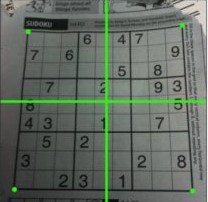
#> input picture src/Image Operation/perspective.jpg, 208 x 202 px
$ jupyter execute 'Image Shaping.ipynb'
#> lines starting #> are read from the running program, lines starting #| are printed output that depends on the picture
[cell 1]
import cv2
import numpy as np

# Scaling
Scaling is just resizing of the image. OpenCV comes with a function cv.resize() for this purpose. The size of the image can be specified manually, or you can specify the scaling factor. Different interpolation methods are used. Preferable interpolation methods are cv.INTER_AREA for shrinking and cv.INTER_CUBIC (slow) & cv.INTER_LINEAR for zooming. By default, interpolation method used is cv.INTER_LINEAR for all resizing purposes. You can resize an input image either of following methods:

[cell 2]
img = cv2.imread('perspective.jpg')
#> img is the input picture: shape (202, 208, 3); mean B, G, R 96.9, 106.9, 97.5
res = cv2.resize(img,None,fx=2, fy=2, interpolation = cv2.INTER_CUBIC)
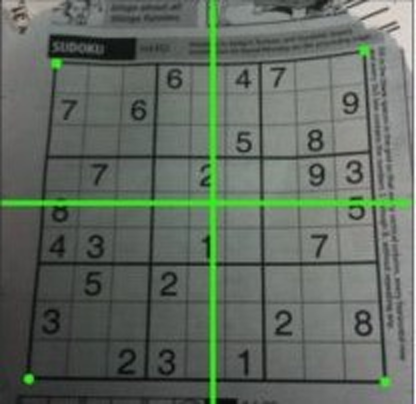
#> res: shape (404, 416, 3); mean B, G, R 96.9, 106.9, 97.4
#OR
height, width = img.shape[:2]
#> height = 202; width = 208
res = cv2.resize(img,(width, 50), interpolation = cv2.INTER_CUBIC)
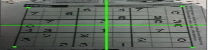
#> res: shape (50, 208, 3); mean B, G, R 96.5, 106.1, 97

cv2.imshow('img',res)
cv2.waitKey(0)
cv2.destroyAllWindows()

# Translation
Translation is the shifting of object's location. If you know the shift in (x,y) direction, let it be (tx,ty), you can create the transformation matrix M as follows:

$
M =  \begin{bmatrix}
    1 & 0 & t_x  \\
    0 & 1 & t_y
  \end{bmatrix}
$

You can take make it into a Numpy array of type np.float32 and pass it into cv.warpAffine() function. See below example for a shift of (100,50):

[cell 3]
img = cv2.imread('perspective.jpg',0)
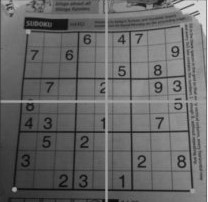
#> img: shape (202, 208); min 9, max 242, mean 102.9
rows,cols = img.shape
#> rows = 202; cols = 208

M = np.float32([[1,0,100],[0,1,50]])
dst = cv2.warpAffine(img,M,(cols,rows))
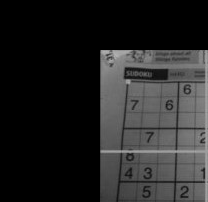
#> dst: shape (202, 208); min 0, max 179, mean 36.7

cv2.imshow('img',dst)
cv2.waitKey(0)
cv2.destroyAllWindows()

# Rotation
Rotation of an image for an angle $\theta$ is achieved by the transformation matrix of the form.

To find this transformation matrix, OpenCV provides a function, cv.getRotationMatrix2D. Check below example which rotates the image by 90 degree with respect to center without any scaling.

[cell 4]
img = cv2.imread('perspective.jpg',0)
rows,cols = img.shape
# cols-1 and rows-1 are the coordinate limits.
M = cv2.getRotationMatrix2D(((cols-1)/2.0,(rows-1)/2.0),24,1)
dst = cv2.warpAffine(img,M,(cols,rows))
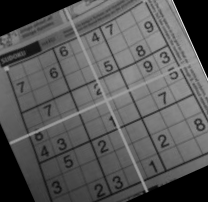
#> dst: shape (202, 208); min 0, max 236, mean 87.7

cv2.imshow('img',dst)
cv2.waitKey(0)
cv2.destroyAllWindows()

# Affine Transformation
In affine transformation, all parallel lines in the original image will still be parallel in the output image. To find the transformation matrix, we need three points from input image and their corresponding locations in output image. Then cv.getAffineTransform will create a 2x3 matrix which is to be passed to cv.warpAffine.

[cell 5]
img = cv2.imread('perspective.jpg')
rows,cols,ch = img.shape
#> ch = 3
pts1 = np.float32([[50,50],[200,50],[50,200]])
pts2 = np.float32([[10,100],[200,50],[100,250]])
M = cv2.getAffineTransform(pts1,pts2)
dst = cv2.warpAffine(img,M,(cols,rows))
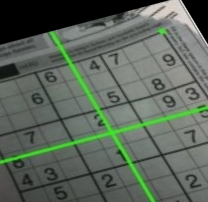
#> dst: shape (202, 208, 3); mean B, G, R 90, 101.4, 90.5


cv2.imshow('img',dst)
cv2.waitKey(0)
cv2.destroyAllWindows()

# Perspective Transformation
For perspective transformation, you need a 3x3 transformation matrix. Straight lines will remain straight even after the transformation. To find this transformation matrix, you need 4 points on the input image and corresponding points on the output image. Among these 4 points, 3 of them should not be collinear. Then transformation matrix can be found by the function cv.getPerspectiveTransform. Then apply cv.warpPerspective with this 3x3 transformation matrix.

[cell 6]
img = cv2.imread('perspective.jpg')
rows,cols,ch = img.shape

pts1 = np.float32([[28,30],[181,25],[13,190],[193,190]])
pts2 = np.float32([[0,0],[300,0],[0,300],[300,300]])

M = cv2.getPerspectiveTransform(pts1,pts2)
dst = cv2.warpPerspective(img,M,(300,300))
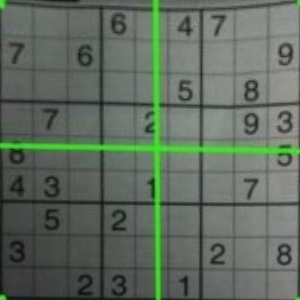
#> dst: shape (300, 300, 3); mean B, G, R 95.3, 107.6, 95.7

cv2.imshow('img',dst)
cv2.waitKey(0)
cv2.destroyAllWindows()

$ run again, with src/Image Operation/DSC_0480.JPG copied over src/Image Operation/perspective.jpg
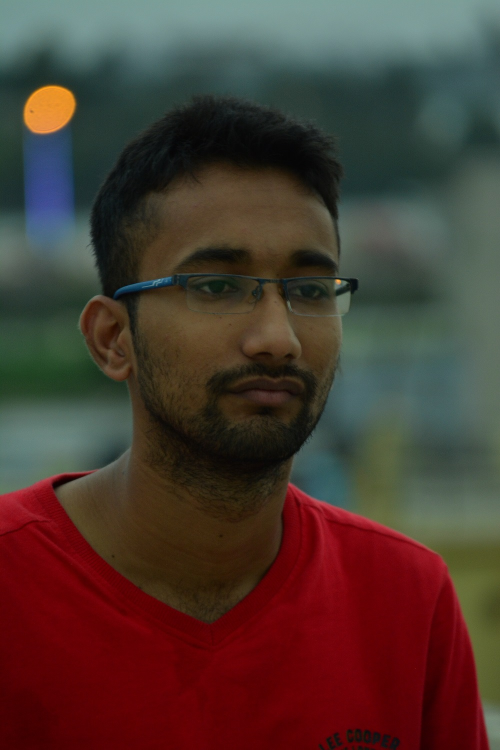
#> input picture src/Image Operation/DSC_0480.JPG, 1000 x 1500 px (shown at 1/2 size)
#> img is the input picture: shape (1500, 1000, 3); mean B, G, R 49.2, 56.9, 75.6
#> `img = cv2.imread('perspective.jpg',0)`:
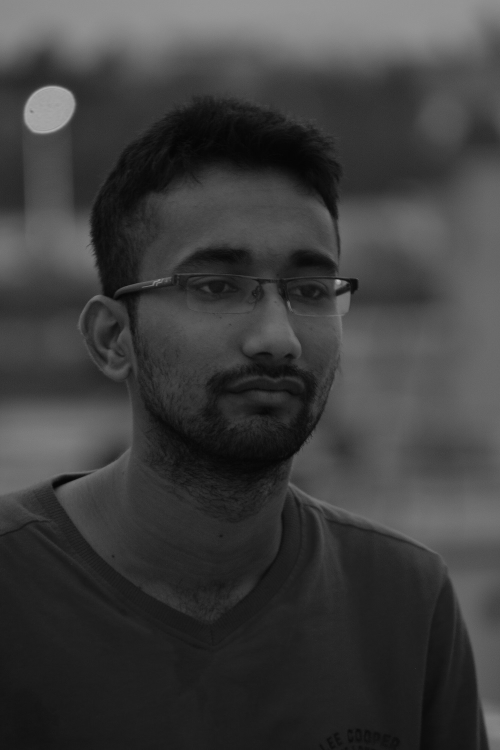
#> img: shape (1500, 1000) (shown at 1/2 size); min 3, max 197, mean 61.6
#> `dst = cv2.warpPerspective(img,M,(300,300))`:
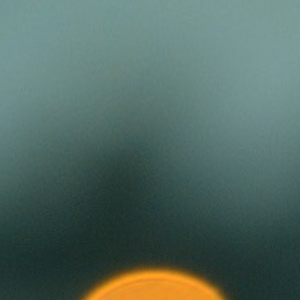
#> dst: shape (300, 300, 3); mean B, G, R 98.2, 106.2, 83
